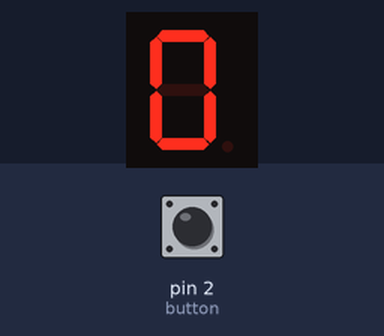
Recording of a sketch running on a simulated Arduino Uno, built with avr-gcc and run on an emulated ATmega328P. Shown: 1-digit seven-segment display. Wiring (inferred from the names in the program): 1-digit 7-segment display, segments lit when HIGH: segments pin 5, pin 6, pin 7, pin 8, pin 9, pin 10, pin 11. The test bench sets the inputs (shaded band); at power-on: pin 2 (button) HIGH. The segment pins are drawn as the display they are named for.

Above: at 1.8 s.
1.9 s: pin 2 (button) pulled LOW for 0.6 s
At 2.6 s:
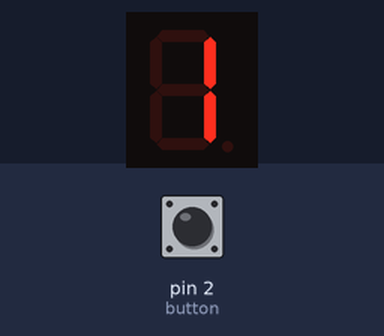
At 3.1 s:
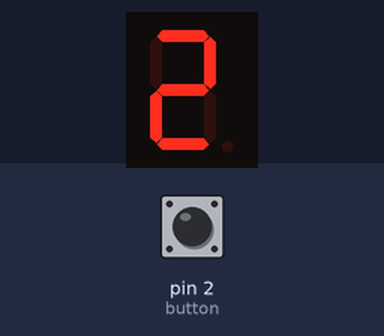
Timing chart, 0 to 4.9 s (numbered marks = the images above; inputs shaded):
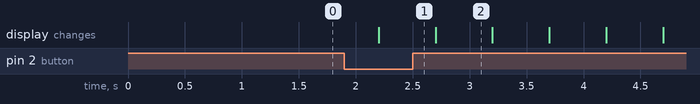

The sketch:

0_a_9_STOP.ino
```cpp
/***********************************************************
**                                                        **
**             Títol: Display de 7 segments               **
**                                                        **
**                                                        **
**                                                        **
**   NOM: Gerard Gonzalez Torres             Data:        **
***********************************************************/
//*********************** INCLUDE **************************

//********************** VARIABLES *************************
  const byte segA = 5;
  const byte segB = 6;
  const byte segC = 7;
  const byte segD = 8;
  const byte segE = 9;
  const byte segF = 10;
  const byte segG = 11;
  const byte button = 2;
  byte buttonState = 0;
int temps = 500;
int data = 0;
int Stop = 0;

//************************ SETUP ***************************
void setup() {
 pinMode(segA, OUTPUT);
 pinMode(segB, OUTPUT);
 pinMode(segC, OUTPUT);
 pinMode(segD, OUTPUT);
 pinMode(segE, OUTPUT);
 pinMode(segF, OUTPUT);
 pinMode(segG, OUTPUT);
 pinMode(button, INPUT);

}
//************************* LOOP ***************************
void loop() {

  buttonState = digitalRead(button);

  if (buttonState == 0)
  {
      Stop = !Stop;
      delay(200);
  }
  if (Stop == 1)
  {
      data++;
      if (data == 10)
      {
        data = 0;
      }
  }
  switch (data)
  {
    case 0:
   // 0
  digitalWrite(segA, HIGH);
  digitalWrite(segB, HIGH);
  digitalWrite(segC, HIGH);
  digitalWrite(segD, HIGH);
  digitalWrite(segE, HIGH);
  digitalWrite(segF, HIGH);
  digitalWrite(segG, LOW);
delay (temps);

      break;

    case 1:
   // 1
  digitalWrite(segA, LOW);
  digitalWrite(segB, HIGH);
  digitalWrite(segC, HIGH);
  digitalWrite(segD, LOW);
  digitalWrite(segE, LOW);
  digitalWrite(segF, LOW);
  digitalWrite(segG, LOW);
delay (temps);

      break;

    case 2:
  // 2
  digitalWrite(segA, HIGH);
  digitalWrite(segB, HIGH);
  digitalWrite(segC, LOW);
  digitalWrite(segD, HIGH);
  digitalWrite(segE, HIGH);
  digitalWrite(segF, LOW);
  digitalWrite(segG, HIGH);
delay (temps);

      break;

    case 3:
  //3
  digitalWrite(segA, HIGH);
  digitalWrite(segB, HIGH);
  digitalWrite(segC, HIGH);
  digitalWrite(segD, HIGH);
  digitalWrite(segE, LOW);
  digitalWrite(segF, LOW);
  digitalWrite(segG, HIGH);
delay (temps);

      break;

    case 4:
  //4
  digitalWrite(segA, LOW);
  digitalWrite(segB, HIGH);
  digitalWrite(segC, HIGH);
  digitalWrite(segD, LOW);
  digitalWrite(segE, LOW);
  digitalWrite(segF, HIGH);
  digitalWrite(segG, HIGH);
delay (temps);

      break;

    case 5:
  // 5
  digitalWrite(segA, HIGH);
  digitalWrite(segB, LOW);
  digitalWrite(segC, HIGH);
  digitalWrite(segD, HIGH);
  digitalWrite(segE, LOW);
  digitalWrite(segF, HIGH);
  digitalWrite(segG, HIGH);
delay (temps);


      break;

    case 6:
  // 6
  digitalWrite(segA, LOW);
  digitalWrite(segB, LOW);
  digitalWrite(segC, HIGH);
  digitalWrite(segD, HIGH);
  digitalWrite(segE, HIGH);
  digitalWrite(segF, HIGH);
  digitalWrite(segG, HIGH);
delay (temps);

      break;

    case 7:
  // 7
  digitalWrite(segA, HIGH);
  digitalWrite(segB, HIGH);
  digitalWrite(segC, HIGH);
  digitalWrite(segD, LOW);
  digitalWrite(segE, LOW);
  digitalWrite(segF, LOW);
  digitalWrite(segG, LOW);
delay (temps);

      break;

    case 8:
   // 8
  digitalWrite(segA, HIGH);
  digitalWrite(segB, HIGH);
  digitalWrite(segC, HIGH);
  digitalWrite(segD, HIGH);
  digitalWrite(segE, HIGH);
  digitalWrite(segF, HIGH);
  digitalWrite(segG, HIGH);
delay (temps);

      break;

    case 9:
  // 9
  digitalWrite(segA, HIGH);
  digitalWrite(segB, HIGH);
  digitalWrite(segC, HIGH);
  digitalWrite(segD, LOW);
  digitalWrite(segE, LOW);
  digitalWrite(segF, HIGH);
  digitalWrite(segG, HIGH);
delay (temps);

      break;

  }
}

//*********************** FUNCTIONS ************************
```

Measured:
- after the input at 1.9 s, the display: changes after 0.30 s (image 1)
- what the display in image 2 shows lasts 0.5 s, from 2.7 s to 3.2 s
